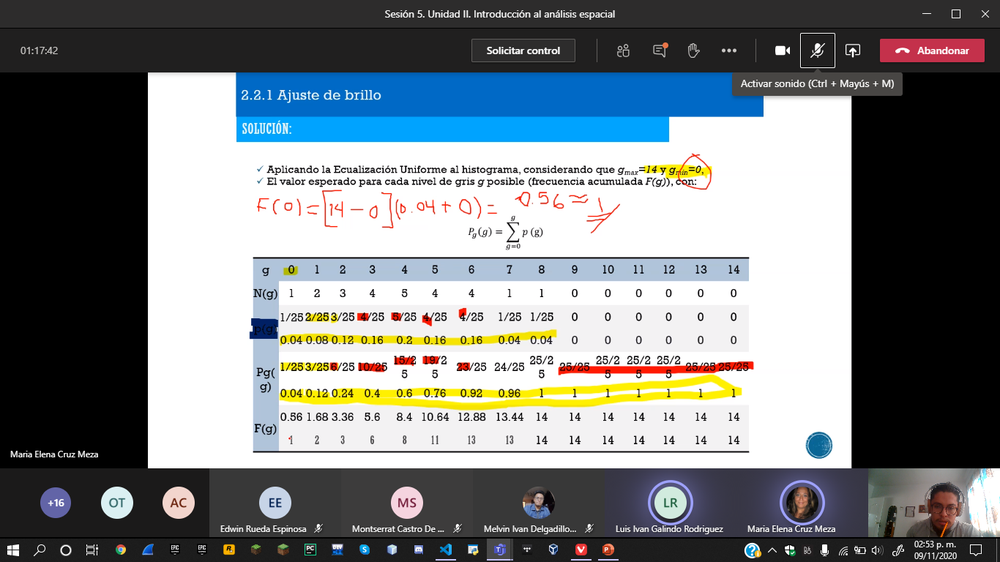
#> input picture AjusteBrillo/Captura de pantalla 2020-11-09 143458.png, 1000 x 562 px, shrunk from 1366 x 768 before the run
$ python -i EcualizacionSimple.py   (imports and definitions only)
#> lines starting #> are read from the running program, lines starting #| are printed output that depends on the picture
from PIL import Image

def ecualizar(imagen):
    tiempo_de_inicio = time.time() # Cuenta los segundos de ejecucion"""
    ruta = ("C:/Users/georg/Desktop/ESCOM/6to. Semestre/AnalisisImagenes/Practica1/" + imagen) #Concatena la ruta de la carpeta
    imagen = Image.open(ruta) #Para buscar la imagen"""
    imagen.show()
    imagen3 = imagen
    i = 0
    while i < imagen3.size[0]:
        j = 0
        while j < imagen3.size[1]:
            minimo = min(imagen3.getpixel((i,j)))
            maximo = max(imagen3.getpixel((i,j)))
            origenr, origeng, origenb = imagen3.getpixel((i,j))
            finalr = (maximo - minimo) * origenr - minimo
            finalg = (maximo - minimo) * origeng - minimo
            finalb = (maximo - minimo) * origenb - minimo
            final = (finalr + finalg + finalb) / 3
            final = int (final)
            pixel = tuple ([final,final,final])
            imagen3.putpixel((i,j), pixel)
        j+=1
        i+=1
    imagen3.show()
    print("El nivel maximo de gris es: ", maximo)
    tiempo_de_terminacion = time.time() #Marca la finalizacion del programa"""
    print ("Abrir la imagen tardo: ", tiempo_de_terminacion - tiempo_de_inicio, " segundos")

>>> import cv2
>>> picture = cv2.imread('Captura de pantalla 2020-11-09 143458.png', cv2.IMREAD_GRAYSCALE)
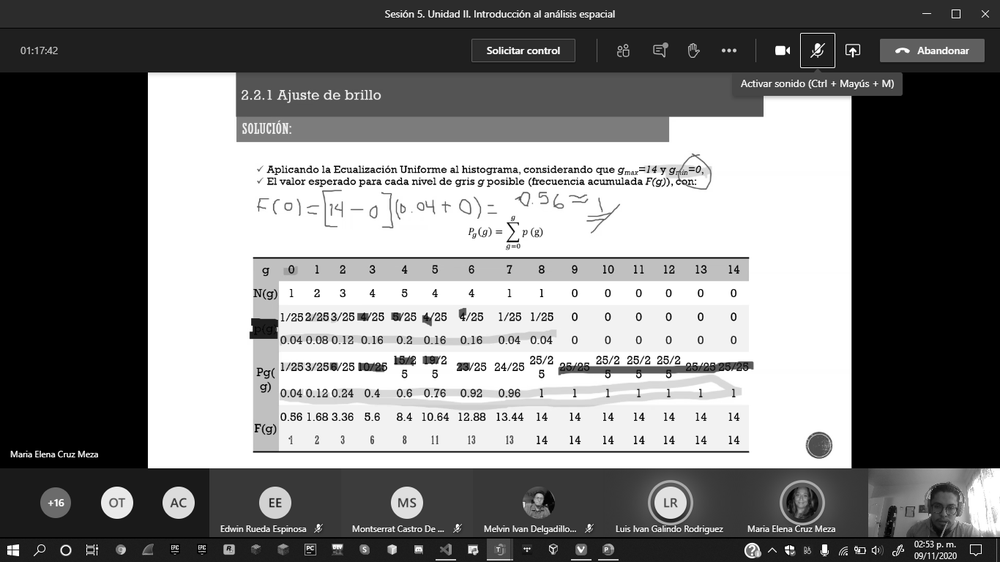
#> picture: shape (562, 1000); min 0, max 255, mean 124.9
#> (the run stopped early here; a loop or call above may not have finished)

$ run again, on AjusteBrillo/Captura de pantalla 2020-11-09 145503.png
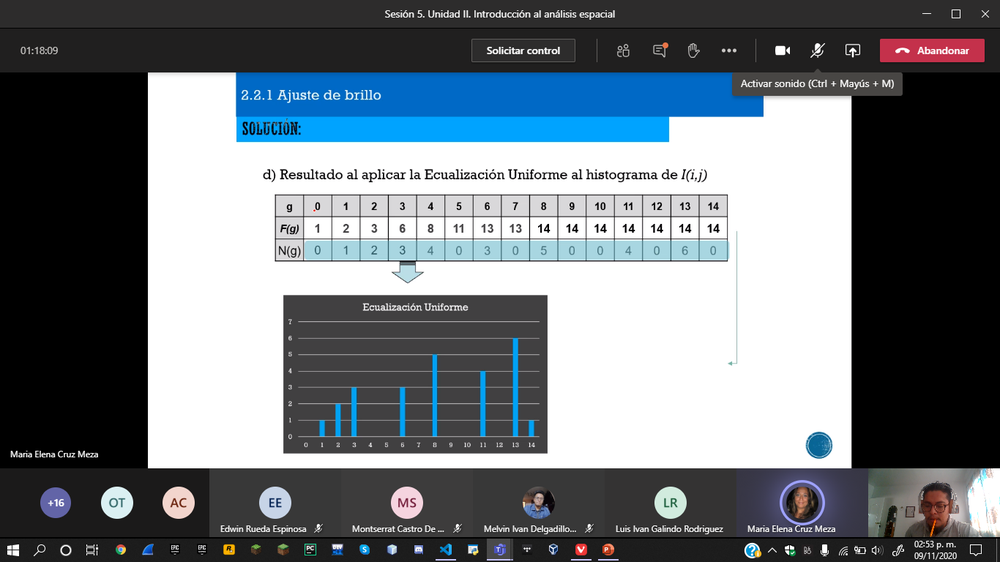
#> input picture AjusteBrillo/Captura de pantalla 2020-11-09 145503.png, 1000 x 562 px, shrunk from 1366 x 768 before the run
#> `picture = cv2.imread('Captura de pantalla 2020-11-09 143458.png', cv2...`:
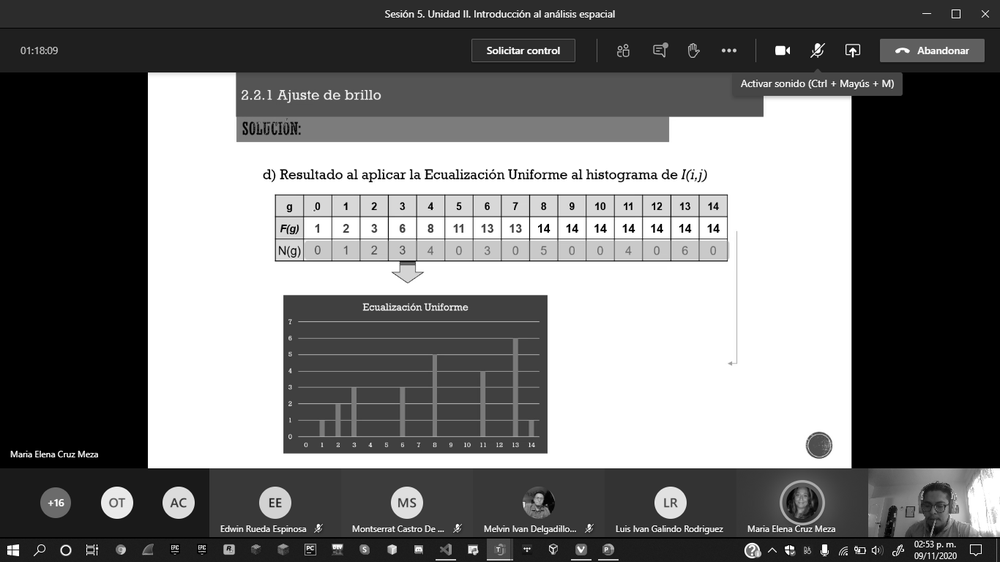
#> picture: shape (562, 1000); min 0, max 255, mean 115.5

$ run again, on AjusteBrillo/Captura de pantalla 2020-11-09 145510.png
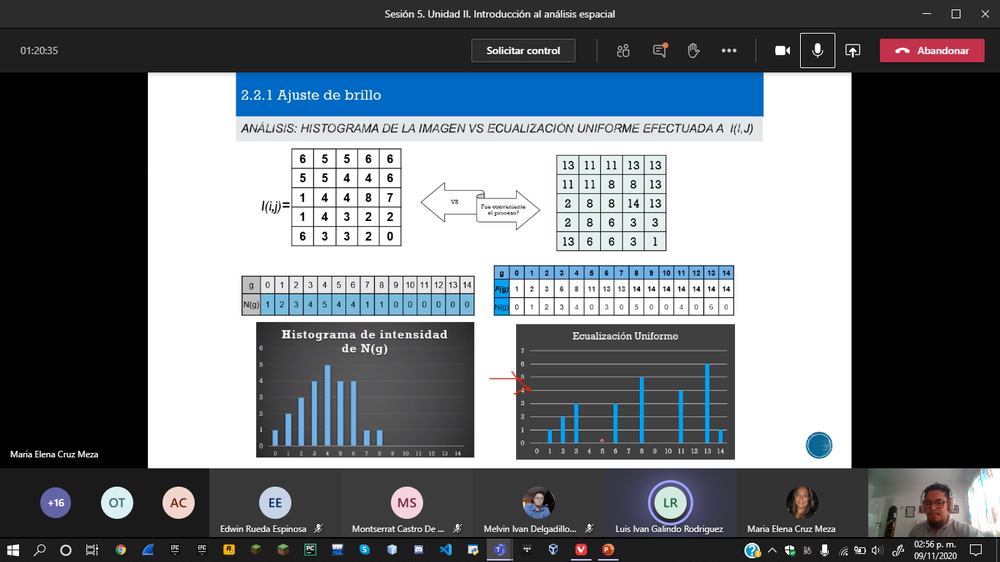
#> input picture AjusteBrillo/Captura de pantalla 2020-11-09 145510.png, 1000 x 562 px, shrunk from 1366 x 768 before the run
#> `picture = cv2.imread('Captura de pantalla 2020-11-09 143458.png', cv2...`:
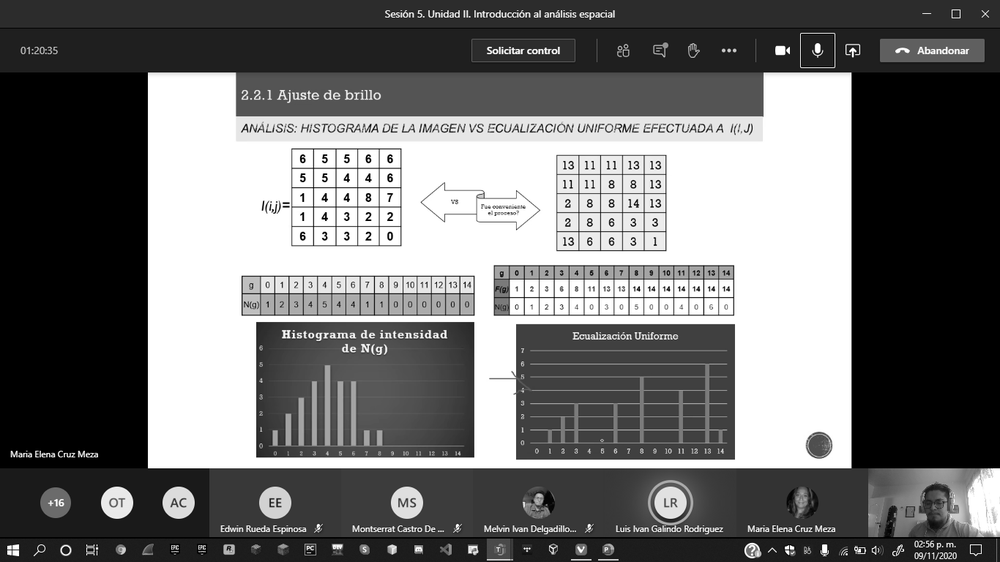
#> picture: shape (562, 1000); min 0, max 255, mean 111.4

$ run again, on AjusteBrillo/Captura de pantalla 2020-11-09 145731.png
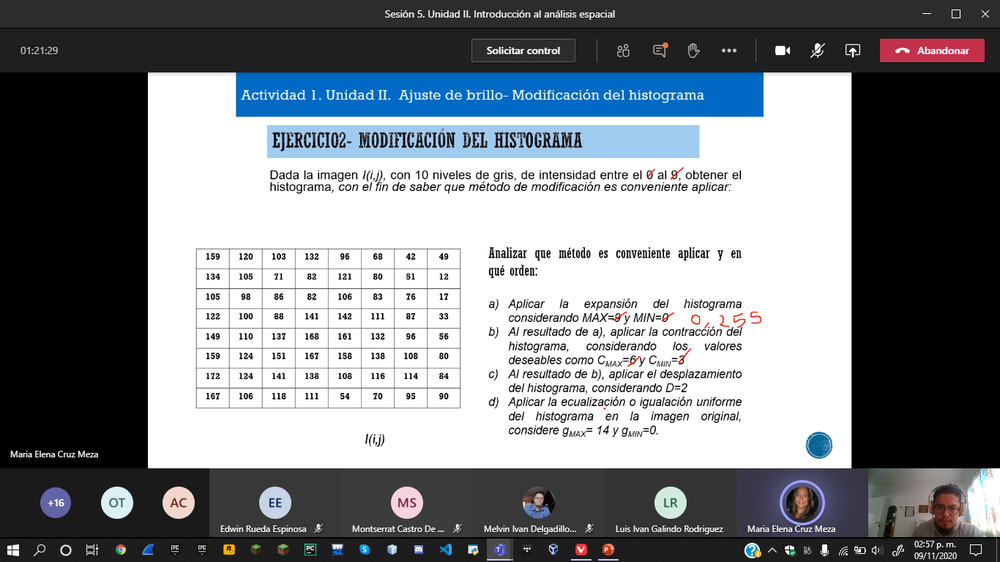
#> input picture AjusteBrillo/Captura de pantalla 2020-11-09 145731.png, 1000 x 562 px, shrunk from 1366 x 768 before the run
#> `picture = cv2.imread('Captura de pantalla 2020-11-09 143458.png', cv2...`:
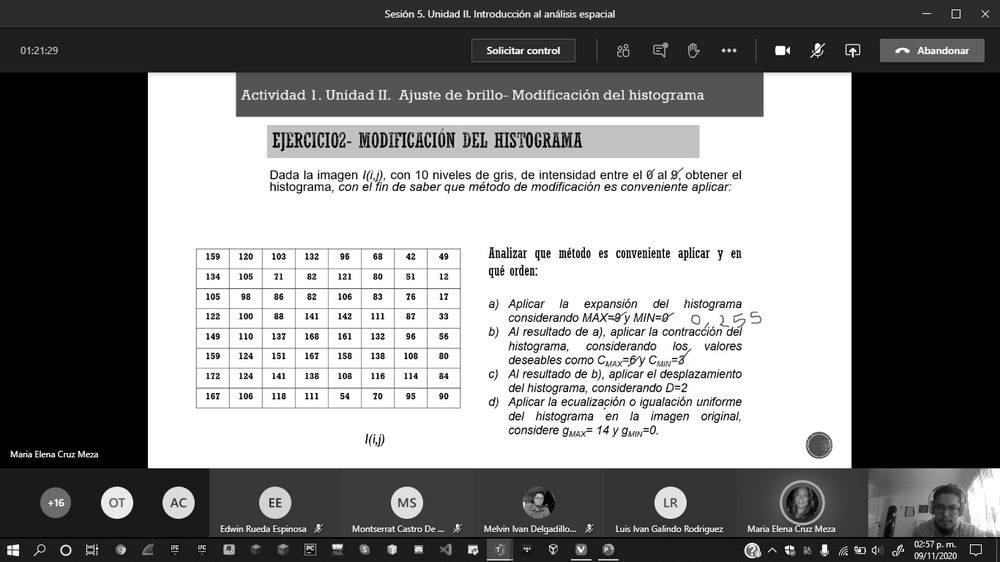
#> picture: shape (562, 1000); min 0, max 255, mean 128
